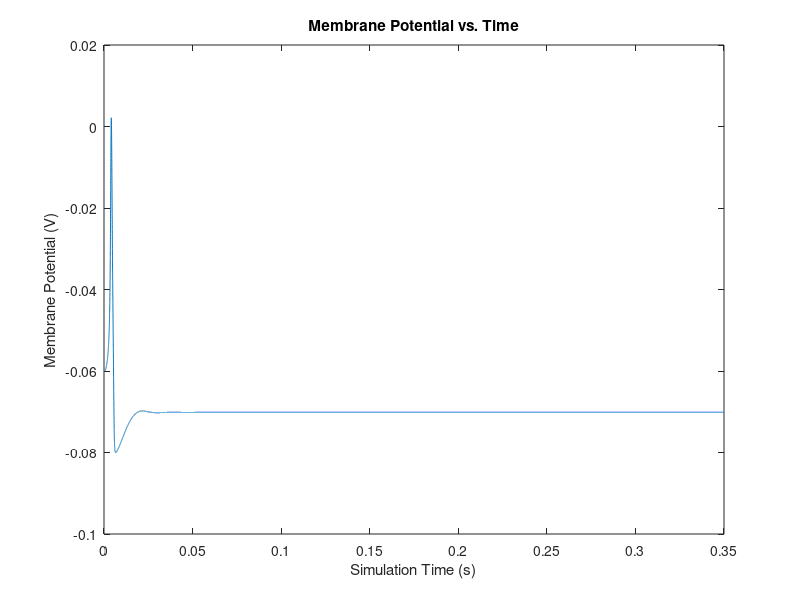

Recreate this plot in MATLAB.
% Define parameters
Gl = 30e-9;  
Gnamax = 12e-6;
Gkmax = 3.6e-6;
Ena = 45e-3;
Ek = -82e-3;
El = -60e-3;
Cm = 100e-12;
Iapp = 0;

% Define time parameters
t_start = 0;  % Start time
t_end = 0.35; % End time
dt = 0.00001;   % Time step size

% Define time vector
t = t_start:dt:t_end;

% Preallocate arrays to store results
V = zeros(size(t));
m = zeros(size(t));
h = zeros(size(t));
n = zeros(size(t));

% Initial conditions
V(1) = El;

% Main simulation loop
% Matlab starts at index 1
% End at length(t)-1 because you've got i+1 indexes
for i = 1:length(t)-1
% Use i indexes
    if V(i)==-0.045
        am=100;
    else
        am=(1e5*(-V(i)-0.045))/(exp(100*(-V(i)-0.045))-1);
    end
    bm=4e3*exp((-V(i)-0.070)/(0.018));
    ah=70*exp(50*(-V(i)-0.070));
    bh=1e3/(1+exp(100*(-V(i)-0.040)));
    if V(i)==-0.06
        an=100;
    else
        an=(1e4*(-V(i)-0.060))/(exp(100*(-V(i)-0.060))-1);
    end
    bn=125*exp((-V(i)-0.070)/(0.08));
    dV = (Gl*(El-V(i))+Gnamax*power(m(i),3)*h(i)*(Ena-V(i))+Gkmax*power(n(i),4)*(Ek-V(i))+Iapp)/Cm;
    dm = am*(1-m(i))- bm*m(i);
    dh = ah*(1-h(i))-bh*h(i);
    dn = an*(1-n(i))-bn*n(i);
% Use i+1 indexes to set the values for the next cycle
    m(i+1) = m(i) + dm * dt;
    h(i+1) = h(i) + dh * dt;
    n(i+1) = n(i) + dn * dt;
    V(i+1) = V(i) + dt*dV;
end

% Plot results
figure(1)
plot(t, V);
xlabel('Simulation Time (s)');
ylabel('Membrane Potential (V)');
title('Membrane Potential vs. Time');
